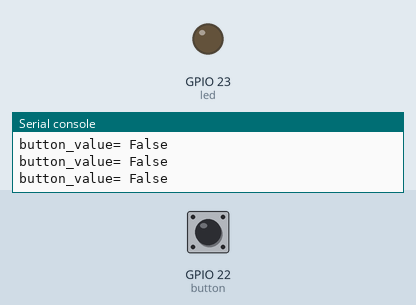
The program below on a simulated ESP32 board running MicroPython. On the bench: output pins drawn as LEDs (lit = HIGH), the last lines printed to the serial console. The test bench sets the inputs (shaded band); at power-on: GPIO 22 (button) HIGH.

Above: at 1.2 s.
1.3 s: GPIO 22 (button) pulled LOW for 0.15 s
At 1.4 s:
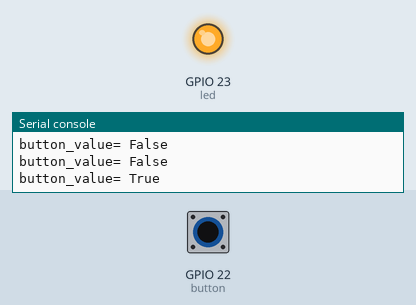
3.0 s: GPIO 22 (button) pulled LOW for 3.2 s
At 6.6 s:
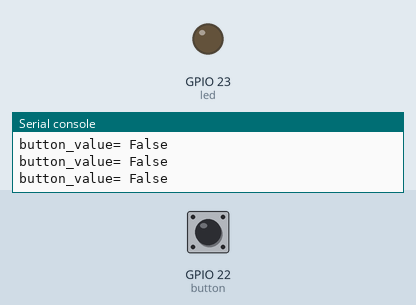
Timing chart, 0 to 8.1 s (numbered marks = the images above; inputs shaded):
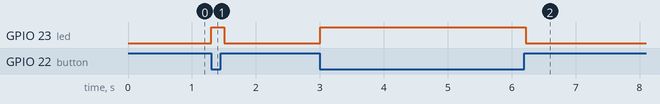

The program:

led_and_button.py
```python
import machine
import time

led = machine.Pin(23, machine.Pin.OUT)
button = machine.Pin(22, machine.Pin.IN, machine.Pin.PULL_UP)

while True:
    button_value = not button.value()
    print("button_value=",button_value)
    led.value(button_value)
    time.sleep(0.1)
```

Measured:
- after the input at 1.3 s, GPIO 23 (led): LOW → HIGH at once, → LOW 0.20 s later
- after the input at 3.0 s, GPIO 23 (led): LOW → HIGH at once, → LOW 3.2 s later
